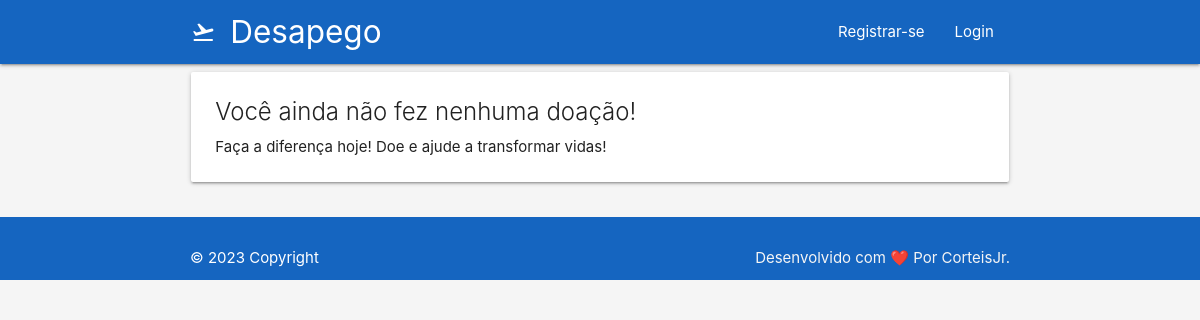
Page /details-donation/12 on the earlier database version.
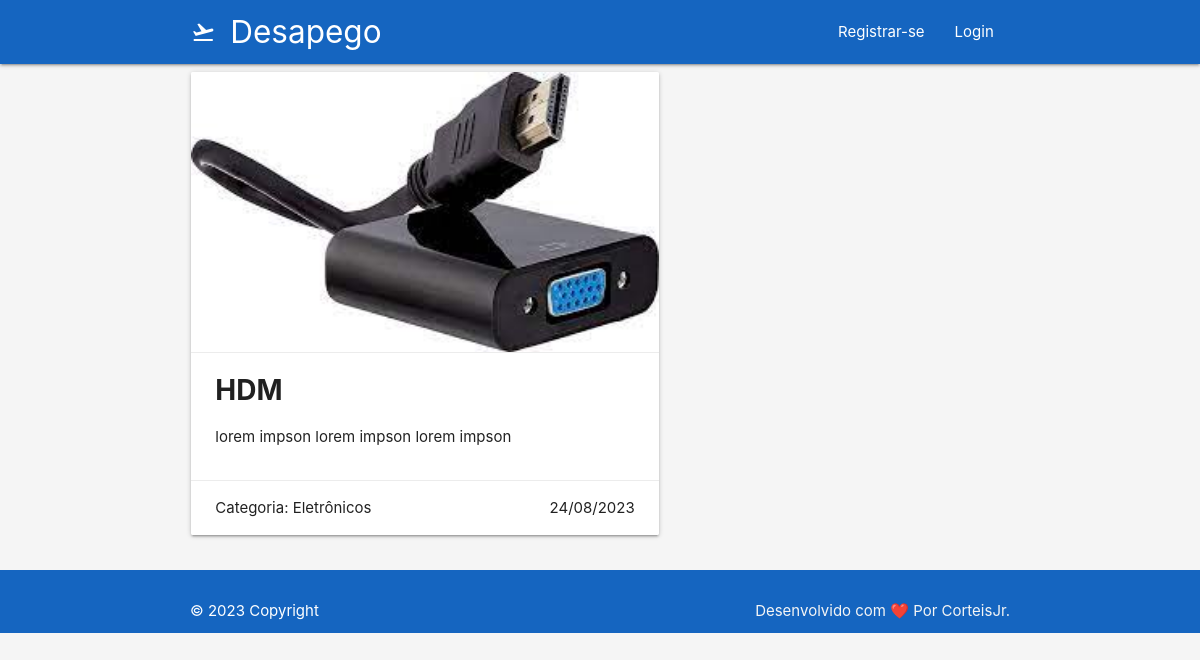
Same page on the later database version.
### doeja/models/Donations.py (models this page shows, shortened)
class Donation(TimestampedModel):
    user = models.ForeignKey(Profile, on_delete=models.CASCADE)
    name_of_object = models.CharField(max_length=100, null=True, blank=True)
    description = models.CharField(max_length=255, null=True, blank=True)
    date_of_donation = models.DateField(default=None, null=True, blank=True)
    status = models.IntegerField(choices=DONATION_STATUS, default=1)
    picture = models.ImageField(null=True, blank=True)
    category = models.IntegerField(choices=CATEGORY_CHOICES, default=1)
    likes = models.ManyToManyField(User, related_name='likes', blank=True)

### doeja/views/HomeView.py (the view)
def see_and_contact(request, id):
    donations = Donation.objects.filter(id=id)
    context = {
        'donations': donations
    }
    return render(
        request,
        template_name='home/contact.html',
        context=context
    )

### doeja/templates/home/contact.html (shortened to what this page needs)
{% extends 'base.html' %}
{% block content %}
<div class="container">
    <div class="row">
        {% for donation in donations %}
        <div class="col s12 m7">
            <div class="card">
                {% if donation.picture %}
                <div class="card-image">
                    <img src="{{ donation.picture.url }}" alt="{{ donation.name_of_object }}">
                </div>
                {% endif %}
                <div class="card-action">
                    <span class="text-black h3" style="font-weight: bold; font-size: 28px;">{{ donation.name_of_object }}</span>
                    <p>{{ donation.description }}</p>
                </div>
                <div class="card-action">
                    <span>Categoria: {{ donation.get_category_display }}</span>
                    <span class="right">{{ donation.created_at|date:"d/m/Y" }}</span>
                </div>
            </div>
        </div>
        {% empty %}
        <div class="col s12">
            <div class="card">
                <div class="card-content">
                    <span class="card-title">Você ainda não fez nenhuma doação!</span>
                    <p>Faça a diferença hoje! Doe e ajude a transformar vidas!</p>
                </div>
            </div>
        </div>
        {% endfor %}
    </div>
</div>
{% endblock content %}

Differences in the rows shown:
added Donation: picture (picture), name_of_object "HDM", description "lorem impson lorem impson lorem impson", category "Eletrônicos", created_at "24/08/2023"
Other differences:
text no longer shown: "Você ainda não fez nenhuma doação! Faça a diferença hoje! Doe e ajude a transformar vidas!"
